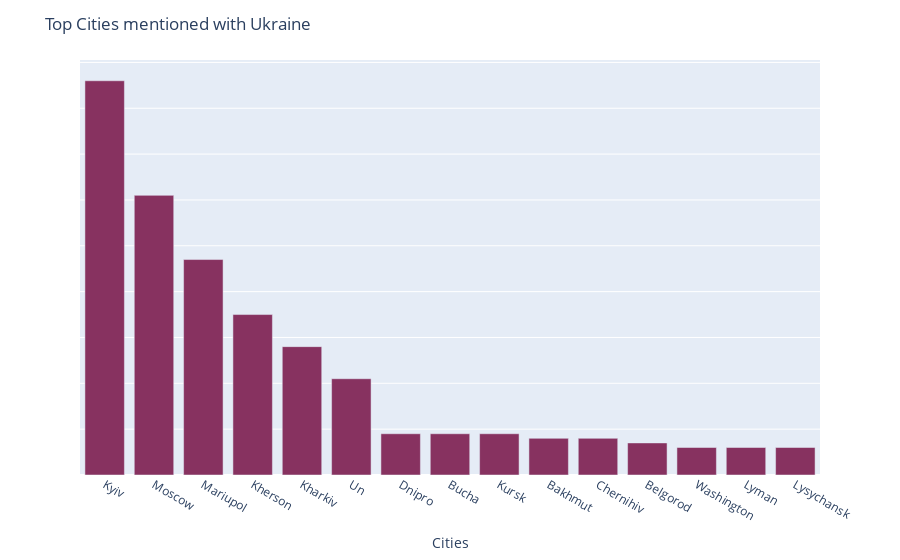

The cell this chart's notebook holds for it:
### Code cell
def select_country(country):
    """
    Plot the top cities mentioned in relation to a given country.

    Steps:
    1. Filter df_exp for rows belonging to the selected country.
    2. Count how many times each city is mentioned.
    3. Keep only the top 15 most frequent cities.
    4. Plot the results as a bar chart.
    """

    if country in country_list:
        # Filter rows for the selected country and count city mentions
        dfc = df_exp[df_exp['countries'] == country]['cities'].value_counts().reset_index()

        # Rename columns: 'city' for the name and 'count' for frequency
        dfc.columns = ['city', 'count']

        # Capitalize city names for consistency
        dfc.city = dfc.city.str.capitalize()

        # Convert to DataFrame and keep only the top 15 cities
        dfc = pd.DataFrame(dfc.iloc[:15])

        # If there are results for this country
        if dfc.values.any():
            # Create a bar chart showing top cities mentioned
            fig = px.bar(dfc, x="city", y="count")

            # Customize layout (title, axis labels, hide y-axis ticks)
            fig.update_layout(
                title_text=f"Top Cities mentioned with {country}",
                xaxis_title="Cities",
                yaxis=dict(title=None, showticklabels=False, ticks="")
                # Optionally set a range for the y-axis: yaxis_range=[0,10]
            )

            # Customize bar color
            fig.update_traces(marker_color='#873260')

            # Show the plot
            fig.show()
        else:
            # If no cities were found for this country
            print(f"{country} correlations could not be sourced! ")

    else:
        # If the given country is not in your country_list
        print(f"{country} does not exist in records! ")


# Example usage
select_country('Ukraine')

### Figure 1 — Plotly figure (JSON) as saved in the notebook; plotly's stock layout.template omitted (floating-point values rounded to 4 significant figures)
{"data": [{"hovertemplate": "city=%{x}<br>count=%{y}<extra></extra>", "legendgroup": "", "marker": {"color": "#873260", "pattern": {"shape": ""}}, "name": "", "orientation": "v", "showlegend": false, "textposition": "auto", "type": "bar", "x": ["Kyiv", "Moscow", "Mariupol", "Kherson", "Kharkiv", "Un", "Dnipro", "Bucha", "Kursk", "Bakhmut", "Chernihiv", "Belgorod", "Washington", "Lyman", "Lysychansk"], "xaxis": "x", "y": [86, 61, 47, 35, 28, 21, 9, 9, 9, 8, 8, 7, 6, 6, 6], "yaxis": "y"}], "layout": {"barmode": "relative", "legend": {"tracegroupgap": 0}, "margin": {"t": 60}, "title": {"text": "Top Cities mentioned with Ukraine"}, "xaxis": {"anchor": "y", "domain": [0, 1], "title": {"text": "Cities"}}, "yaxis": {"anchor": "x", "domain": [0, 1], "showticklabels": false, "ticks": "", "title": {}}}}
